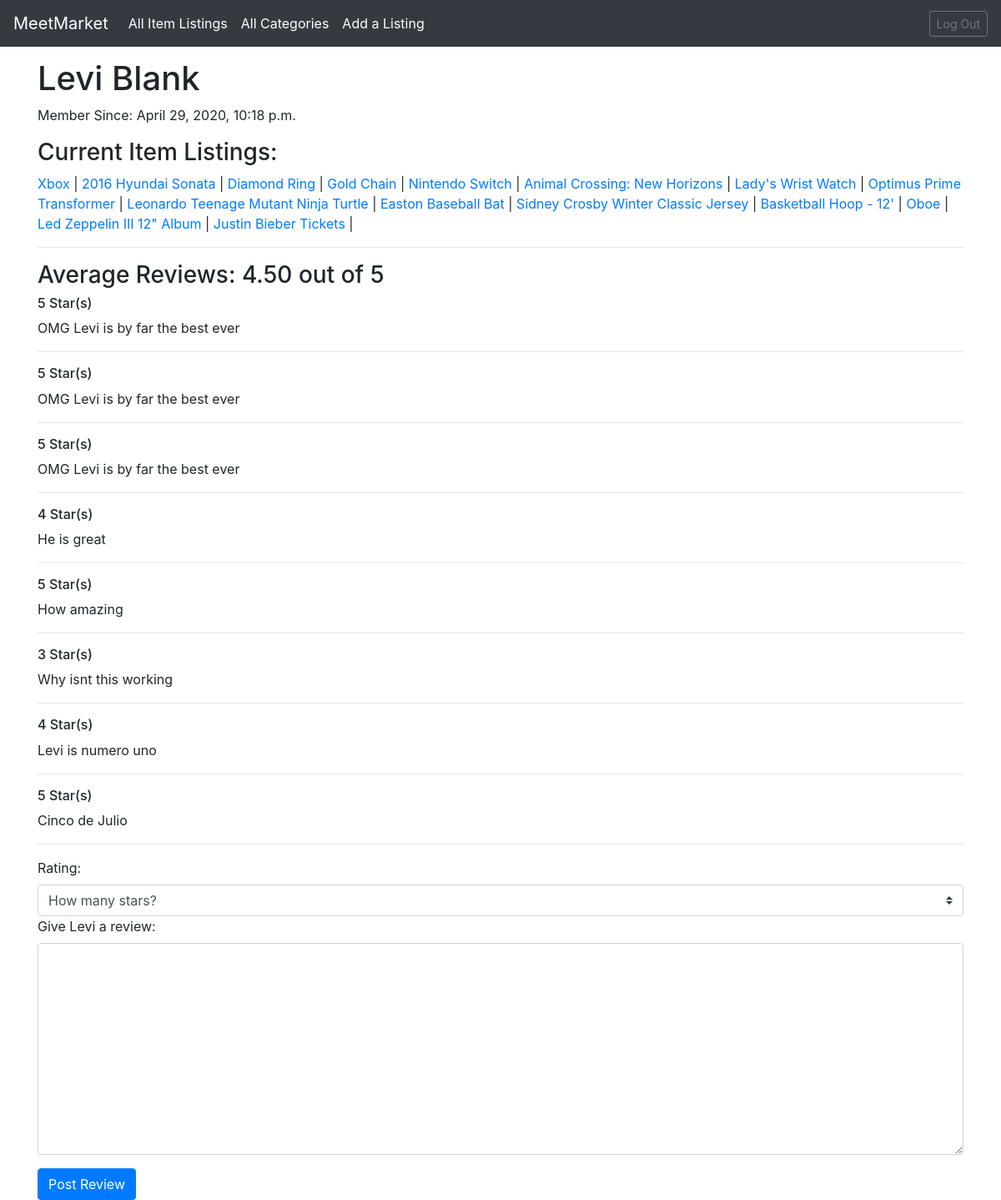
The page /user/2 (signed in) on the database its author committed.
### craiglist_app/models.py (models this page shows)
class User(models.Model):
    first_name = models.CharField(max_length=45)
    last_name = models.CharField(max_length=45)
    email = models.CharField(max_length=100)
    location = models.CharField(max_length=100)
    password = models.CharField(max_length=255)
    admin = models.BooleanField(default=False)
    created_at = models.DateTimeField(auto_now_add=True)
    updated_at = models.DateTimeField(auto_now=True)
    objects = UserManager()

class Review(models.Model):
    user = models.ForeignKey(
        User, related_name="reviews", on_delete=models.CASCADE)
    content = models.CharField(max_length=255)
    rating = models.IntegerField()
    created_at = models.DateTimeField(auto_now_add=True)
    updated_at = models.DateTimeField(auto_now=True)

### item_app/models.py (models this page shows)
class Item(models.Model):
    user = models.ForeignKey(User, related_name="items",
                             on_delete=models.CASCADE)
    name = models.CharField(max_length=100)
    price = models.DecimalField(decimal_places=2, max_digits=10)
    description = models.CharField(max_length=255)
    location = models.CharField(max_length=255)
    condition = models.CharField(max_length=25)
    category = models.ForeignKey(
        Category, related_name="items", on_delete=models.CASCADE)
    flag = models.BooleanField(default=False)
    created_at = models.DateTimeField(auto_now_add=True)
    updated_at = models.DateTimeField(auto_now=True)
    objects = ItemManager()

### item_app/views.py (the view)
# urls.py: path('user/<int:user_id>', views.user_page, name="my_user_page"),
def user_page(request, user_id):
    user = User.objects.get(id=user_id)
    logged_user = User.objects.get(email=request.session['log_email'])
    items = user.items.all()
    reviews = user.reviews.all()
    new = 0
    if len(reviews) > 0:
        total = 0
        for review in reviews:
            total += int(review.rating)
        avg = total / len(reviews)
        new = "%.2f" % avg
    context = {
        "user": user,
        "items": items,
        "reviews": reviews,
        "avg": new,
        "logged_user": logged_user,
    }
    return render(request, "userpage.html", context)

### item_app/templates/userpage.html (shortened to what this page needs)
{% extends 'base.html' %} {% block content %}
<h1 style="padding-top: 20px; margin-top: 50px;">
  {{user.first_name}} {{user.last_name}}
</h1>
<p>Member Since: {{user.created_at}}</p>
<h3>Current Item Listings:</h3>
{% for item in items %}
<a href="{% url 'item:my_item_info' item.id %}">{{item.name}}</a> &#124;
{% endfor %}
<hr />
<h3>
  Average Reviews: {{avg}} out of 5
</h3>
<div class="overflow-auto">
  {% for review in reviews %}
  <h6>{{review.rating}} Star(s)</h6>
  <p>{{review.content}}</p>
  <hr />
  {% endfor %}
</div>
{% if user.id != logged_user.id %}
<form action="{% url 'item:my_new_review' %}" method="POST">
  <div class="form-group">
    <label for="rating">Rating:</label>
    <select name="rating" class="custom-select mr-sm-2">
      <option value="" disabled selected hidden>How many stars?</option>
    </select>
    <label for="review">Give {{user.first_name}} a review:</label>
    <textarea class="form-control" name="review" cols="30" rows="10"></textarea>
  </div>
  <button type="submit" class="btn btn-primary">Post Review</button>
</form>
{% endif %}
{% endblock %}

### rows shown on the page
User: first_name "Levi", last_name "Blank", created_at "April 29, 2020, 10:18 p.m."
Item: name "Xbox"
Item: name "2016 Hyundai Sonata"
Item: name "Diamond Ring"
Item: name "Gold Chain"
Item: name "Nintendo Switch"
Item: name "Animal Crossing: New Horizons"
Item: name "Lady's Wrist Watch"
Item: name "Optimus Prime Transformer"
Item: name "Leonardo Teenage Mutant Ninja Turtle"
Item: name "Easton Baseball Bat"
Item: name "Sidney Crosby Winter Classic Jersey"
Item: name "Basketball Hoop - 12'"
Item: name "Oboe"
Item: name "Led Zeppelin III 12\" Album"
Item: name "Justin Bieber Tickets"
Review: rating "5", content "OMG Levi is by far the best ever"
Review: rating "5", content "OMG Levi is by far the best ever"
Review: rating "5", content "OMG Levi is by far the best ever"
Review: rating "4", content "He is great"
Review: rating "5", content "How amazing"
Review: rating "3", content "Why isnt this working"
Review: rating "4", content "Levi is numero uno"
Review: rating "5", content "Cinco de Julio"

### other values the page prints
{{ avg }} "4.50"
